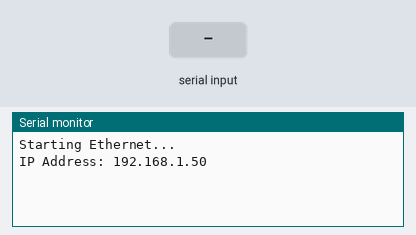
The sketch below on a simulated Arduino Uno, built with avr-gcc and run on an emulated ATmega328P. Parts: the last lines printed to the serial monitor. The inputs (shaded band) are chosen by the test bench. WiFi joins after 1.5 s; servers stay silent unless stated; uploads are accepted with an empty reply.

Above: at 3.7 s.
3.8 s: "90,45\n" received over Serial
At 5.3 s:
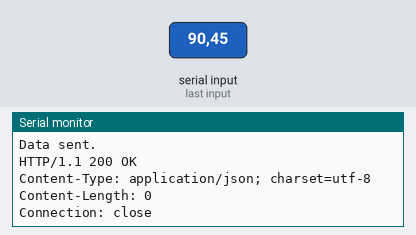
5.5 s: "30,150\n" received over Serial
At 5.66 s:
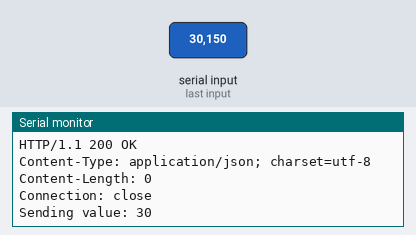
Timing chart, 0 to 8.5 s (numbered marks = the images above; inputs shaded):
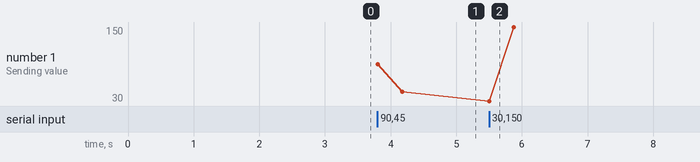

The sketch:

sketch_Arduino_UNO.ino
```cpp
#include <SPI.h>
#include <Ethernet.h>

// MAC address (this should be a unique address, you can generate one or use any random address)
byte mac[] = { 0xDE, 0xAD, 0xBE, 0xEF, 0xFE, 0xED };

// Create an EthernetClient object
EthernetClient client;

void setup() {
  // Start the serial communication
  Serial.begin(9600);

  // Start Ethernet connection
  Serial.println("Starting Ethernet...");

  // Initialize Ethernet shield with DHCP
  if (Ethernet.begin(mac) == 0) {
    Serial.println("Failed to configure Ethernet using DHCP");
    // If DHCP fails, assign a static IP address
    Ethernet.begin(mac, IPAddress(192, 168, 1, 177));
  }

  // Wait for the Ethernet shield to initialize
  delay(1000);

  // Print the IP address assigned by DHCP or static IP if DHCP fails
  Serial.print("IP Address: ");
  Serial.println(Ethernet.localIP());
}

void loop() {
  // Check if there is any input from Serial Monitor
  if (Serial.available() > 0) {
    int value = Serial.parseInt(); // Read the integer from Serial input

    if (value > 0) {
      Serial.print("Sending value: ");
      Serial.println(value);

      // Create the JSON data to send
      String jsonData = "{\"value\": " + String(value) + "}";

      // Replace with your FastAPI server's IP address and port
      String serverIP = "192.168.31.107";  // FastAPI server IP
      int serverPort = 8000;  // FastAPI server port

      // Try to connect to the FastAPI server
      if (client.connect(serverIP.c_str(), serverPort)) {
        Serial.println("Connected to API!");

        // Send the HTTP POST request
        client.println("POST /data HTTP/1.1");
        client.print("Host:192.168.31.107:8080 ");
        client.println(serverIP);
        client.println("Content-Type: application/json");
        client.println();  // Blank line before the data
        client.println(jsonData);  // Send the JSON data

        Serial.println("Data sent.");
      } else {
        Serial.println("Connection failed.");
      }

      // Wait for and print any response from the server
      while (client.available()) {
        char c = client.read();
        Serial.print(c);
      }

      // Close the connection after the request is sent
      client.stop();
    }
  }
}
```

Measured:
- after the input at 3.8 s, the serial monitor: prints a new line at once (image 1)
- after the input at 5.5 s, the serial monitor: prints a new line at once (image 2)
- plotted number 1: 45 → 150 after the input at 5.5 s
